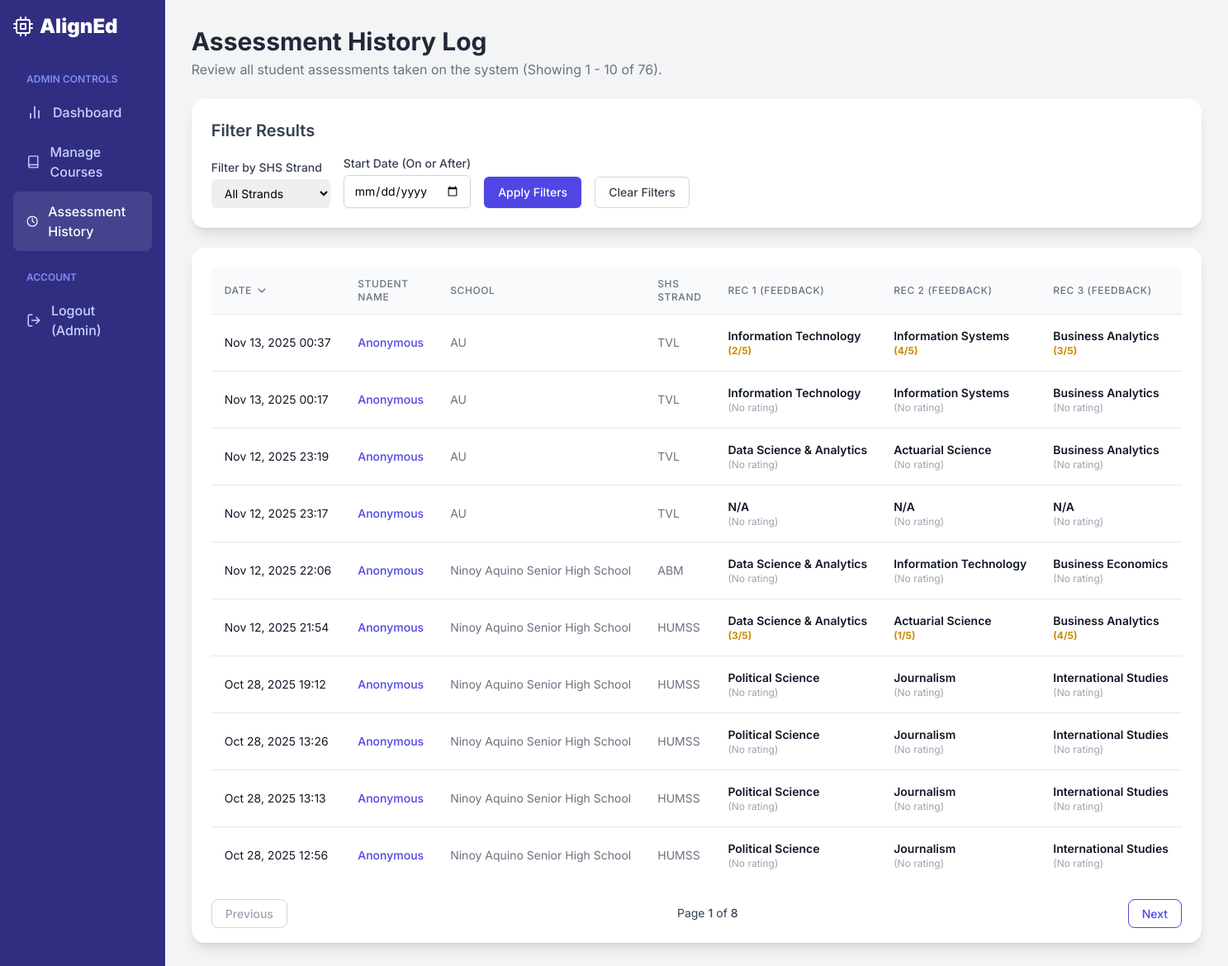
Screenshot of /admin-dashboard/history/ (signed in) with the database file from the repository.
### recommender/models.py (models this page shows, shortened)
class Assessment(models.Model):
    user = models.ForeignKey(User, on_delete=models.CASCADE, null=True, blank=True, related_name='assessments')
    display_name = models.CharField(max_length=100, blank=True, null=True, verbose_name="Student Name (Snapshot)")
    school = models.CharField(max_length=200, verbose_name="School/University")
    shs_strand = models.CharField(max_length=50, verbose_name="SHS Strand")
    tvl_strand = models.CharField(max_length=50, blank=True, null=True, verbose_name="TVL Strand")
    base_persona_key = models.CharField(
        max_length=100,
        default='Computer Science',
        help_text="Internal key for the base persona, if applicable."
    )
    custom_trait_scores = models.TextField(
        blank=True,
        help_text="Raw input data from assessment."
    )
    interest_research = models.IntegerField(default=0)
    interest_arts = models.IntegerField(default=0)
    interest_policy = models.IntegerField(default=0)
    interest_design = models.IntegerField(default=0)
    interest_tech = models.IntegerField(default=0)
    interest_building = models.IntegerField(default=0)
    interest_nature = models.IntegerField(default=0)
    interest_detail = models.IntegerField(default=0)
    interest_leading = models.IntegerField(default=0)
    interest_helping = models.IntegerField(default=0)
    interest_tools = models.IntegerField(default=0)
    interest_analysis = models.IntegerField(default=0)
    interest_writing = models.IntegerField(default=0)
    interest_performing = models.IntegerField(default=0)
    interest_health_care = models.IntegerField(default=0)
    interest_finance = models.IntegerField(default=0)
    interest_sales = models.IntegerField(default=0)
    interest_education = models.IntegerField(default=0)
    interest_management = models.IntegerField(default=0)
    interest_marketing = models.IntegerField(default=0)
    interest_performing_arts = models.IntegerField(default=0)
    interest_counseling = models.IntegerField(default=0)
    interest_social_service = models.IntegerField(default=0)
    interest_legal = models.IntegerField(default=0)
    interest_business = models.IntegerField(default=0)
    ability_logic = models.IntegerField(default=0)
    ability_creativity = models.IntegerField(default=0)
    ability_comm = models.IntegerField(default=0)
    ability_practical = models.IntegerField(default=0)
    ability_teamwork = models.IntegerField(default=0)
    ability_spatial = models.IntegerField(default=0)
    ability_numerical = models.IntegerField(default=0)
    ability_abstract_reason = models.IntegerField(default=0)
    ability_verbal_comp = models.IntegerField(default=0)
    ability_clerical = models.IntegerField(default=0)
    ability_mech_reason = models.IntegerField(default=0)
    ability_organization = models.IntegerField(default=0)
    ability_detailcheck = models.IntegerField(default=0)
    ability_comprehension = models.IntegerField(default=0)
    ability_problem_solve = models.IntegerField(default=0)
    dmgt_resilience = models.IntegerField(default=0)
    dmgt_persistence = models.IntegerField(default=0)
    dmgt_self_manage = models.IntegerField(default=0)
    dmgt_patience = models.IntegerField(default=0)
    dmgt_flexibility = models.IntegerField(default=0)
    dmgt_integrity = models.IntegerField(default=0)
    dmgt_stress_manage = models.IntegerField(default=0)
    dmgt_initiative = models.IntegerField(default=0)
    ability_comm_written = models.IntegerField(default=0)
    ability_negotiation = models.IntegerField(default=0)
    recommended_course_1 = models.CharField(max_length=200, blank=True)
    recommended_course_2 = models.CharField(max_length=200, blank=True)
    recommended_course_3 = models.CharField(max_length=200, blank=True)
    feedback_rating_1 = models.IntegerField(null=True, blank=True)
    feedback_rating_2 = models.IntegerField(null=True, blank=True)
    feedback_rating_3 = models.IntegerField(null=True, blank=True)
    feedback_submitted = models.BooleanField(default=False)
    timestamp = models.DateTimeField(auto_now_add=True)
    last_completed_step = models.IntegerField(default=0)

### recommender/views.py (the view)
# urls.py: path('admin-dashboard/history/', views.assessment_history_view, name='assessment_history'),
@user_passes_test(is_superuser)
def assessment_history_view(request):
    assessments_list = Assessment.objects.all()
    sort_by = request.GET.get('sort', '-timestamp')
    page_number = request.GET.get('page', 1)
    valid_sorts = ['-timestamp', 'timestamp', 'shs_strand', '-shs_strand']
    if sort_by not in valid_sorts:
        sort_by = '-timestamp'
    selected_strand = request.GET.get('strand')
    if selected_strand and selected_strand != 'all':
        assessments_list = assessments_list.filter(shs_strand=selected_strand)
    date_filter = request.GET.get('date_filter')
    if date_filter:
        try:
            filter_date = datetime.strptime(date_filter, '%Y-%m-%d').date()
            assessments_list = assessments_list.filter(timestamp__gte=filter_date)
        except ValueError:
            pass
    assessments_list = assessments_list.order_by(sort_by)
    paginator = Paginator(assessments_list, 10)
    try:
        assessments = paginator.page(page_number)
    except PageNotAnInteger:
        assessments = paginator.page(1)
    except EmptyPage:
        assessments = paginator.page(paginator.num_pages)
    all_strands = Assessment.objects.values_list('shs_strand', flat=True).distinct()
    context = {
        'active_page': 'assessment_history',
        'assessments': assessments,
        'current_sort': sort_by,
        'all_strands': sorted(list(all_strands)),
        'selected_strand': selected_strand,
        'date_filter_value': date_filter,
    }
    return render(request, 'recommender/admin_assessment_history.html', context)

### recommender/templates/recommender/admin_assessment_history.html (shortened to what this page needs)
{% extends 'recommender/base.html' %}
{% block content %}
<header class="mb-6">
    <h1 class="text-3xl font-bold text-gray-800">Assessment History Log</h1>
    <p class="text-gray-500 mt-1">Review all student assessments taken on the system (Showing {{ assessments.start_index }} - {{ assessments.end_index }} of {{ assessments.paginator.count }}).</p>
</header>
<div class="bg-white rounded-2xl shadow-lg p-6 mb-6">
    <h2 class="text-xl font-semibold text-gray-700 mb-4">Filter Results</h2>
    <form method="GET" class="flex flex-wrap items-end gap-4">
        <div>
            <label for="strand-filter" class="block text-sm font-medium text-gray-700">Filter by SHS Strand</label>
            <select id="strand-filter" name="strand" class="mt-1 block w-full pl-3 pr-10 py-2 text-base border-gray-300 focus:outline-none focus:ring-indigo-500 focus:border-indigo-500 sm:text-sm rounded-md">
                <option value="all" {% if not selected_strand or selected_strand == 'all' %}selected{% endif %}>All Strands</option>
            </select>
        </div>
        <div>
            <label for="date-filter" class="block text-sm font-medium text-gray-700">Start Date (On or After)</label>
            <input type="date" id="date-filter" name="date_filter" value="{{ date_filter_value|default:'' }}" class="mt-1 block w-full py-2 px-3 border border-gray-300 rounded-md shadow-sm focus:outline-none focus:ring-indigo-500 focus:border-indigo-500 sm:text-sm">
        </div>
        <button type="submit" class="inline-flex items-center px-4 py-2 border border-transparent text-sm font-medium rounded-md shadow-sm text-white bg-indigo-600 hover:bg-indigo-700 focus:outline-none focus:ring-2 focus:ring-offset-2 focus:ring-indigo-500">
            Apply Filters
        </button>
        <a href="{% url 'assessment_history' %}?sort=-timestamp" class="inline-flex items-center px-4 py-2 text-sm font-medium text-gray-700 border border-gray-300 rounded-md hover:bg-gray-50">
            Clear Filters
        </a>
    </form>
</div>
<div class="bg-white rounded-2xl shadow-lg p-6">
    {% if assessments.paginator.count > 0 %}
    <div class="overflow-x-auto">
        <table class="min-w-full divide-y divide-gray-200">
            <thead class="bg-gray-50">
                <tr>
                    <th class="px-4 py-3 text-left text-xs font-medium text-gray-500 uppercase tracking-wider">
                        {% with date_sort_param=current_sort %}
                            {% if date_sort_param == '-timestamp' %}
                                <a href="?sort=timestamp&strand={{ selected_strand|default:'all' }}&date_filter={{ date_filter_value|default:'' }}" class="flex items-center hover:text-gray-900">Date <i data-feather="chevron-down" class="w-4 h-4 ml-1"></i></a>
                            {% elif date_sort_param == 'timestamp' %}
                                <a href="?sort=-timestamp&strand={{ selected_strand|default:'all' }}&date_filter={{ date_filter_value|default:'' }}" class="flex items-center hover:text-gray-900">Date <i data-feather="chevron-up" class="w-4 h-4 ml-1"></i></a>
                            {% else %}
                                <a href="?sort=-timestamp&strand={{ selected_strand|default:'all' }}&date_filter={{ date_filter_value|default:'' }}" class="flex items-center hover:text-gray-900">Date</a>
                            {% endif %}
                        {% endwith %}
                    </th>
                    <th class="px-4 py-3 text-left text-xs font-medium text-gray-500 uppercase tracking-wider">Student Name</th>
                    <th class="px-4 py-3 text-left text-xs font-medium text-gray-500 uppercase tracking-wider">School</th>
                    <th class="px-4 py-3 text-left text-xs font-medium text-gray-500 uppercase tracking-wider">
                        {% with strand_sort_param=current_sort %}
                            {% if strand_sort_param == 'shs_strand' %}
                                <a href="?sort=-shs_strand&strand={{ selected_strand|default:'all' }}&date_filter={{ date_filter_value|default:'' }}" class="flex items-center hover:text-gray-900">SHS Strand <i data-feather="chevron-up" class="w-4 h-4 ml-1"></i></a>
                            {% elif strand_sort_param == '-shs_strand' %}
                                <a href="?sort=shs_strand&strand={{ selected_strand|default:'all' }}&date_filter={{ date_filter_value|default:'' }}" class="flex items-center hover:text-gray-900">SHS Strand <i data-feather="chevron-down" class="w-4 h-4 ml-1"></i></a>
                            {% else %}
                                <a href="?sort=shs_strand&strand={{ selected_strand|default:'all' }}&date_filter={{ date_filter_value|default:'' }}" class="flex items-center hover:text-gray-900">SHS Strand</a>
                            {% endif %}
                        {% endwith %}
                    </th>
                    <th class="px-4 py-3 text-left text-xs font-medium text-gray-500 uppercase tracking-wider">Rec 1 (Feedback)</th>
                    <th class="px-4 py-3 text-left text-xs font-medium text-gray-500 uppercase tracking-wider">Rec 2 (Feedback)</th>
                    <th class="px-4 py-3 text-left text-xs font-medium text-gray-500 uppercase tracking-wider">Rec 3 (Feedback)</th>
                </tr>
            </thead>
            <tbody class="bg-white divide-y divide-gray-200">
                {% for assessment in assessments %}
                <tr class="hover:bg-gray-50">
                    <td class="px-4 py-4 whitespace-nowrap text-sm text-gray-900">
                        {{ assessment.timestamp|date:"M d, Y H:i" }}
                    </td>
                    <td class="px-4 py-4 whitespace-nowrap text-sm font-medium text-indigo-600">
                        {{ assessment.name|default:"Anonymous" }}
                    </td>
                    <td class="px-4 py-4 whitespace-nowrap text-sm text-gray-500">
                        {{ assessment.school }}
                    </td>
                    <td class="px-4 py-4 whitespace-nowrap text-sm text-gray-500">
                        {{ assessment.shs_strand }}{% if assessment.tvl_strand and assessment.shs_strand == 'TVL' %} ({{ assessment.tvl_strand }}){% endif %}
                    </td>
                    <td class="px-4 py-4 whitespace-nowrap text-sm text-gray-900">
                        <span class="font-semibold">{{ assessment.recommended_course_1|default:"N/A" }}</span>
                        {% if assessment.feedback_rating_1 %}
                            <span class="text-xs font-bold text-yellow-600 block">({{ assessment.feedback_rating_1 }}/5)</span>
                        {% else %}
                            <span class="text-xs text-gray-400 block">(No rating)</span>
                        {% endif %}
                    </td>
                    <td class="px-4 py-4 whitespace-nowrap text-sm text-gray-900">
                        <span class="font-semibold">{{ assessment.recommended_course_2|default:"N/A" }}</span>
                        {% if assessment.feedback_rating_2 %}
                            <span class="text-xs font-bold text-yellow-600 block">({{ assessment.feedback_rating_2 }}/5)</span>
                        {% else %}
                            <span class="text-xs text-gray-400 block">(No rating)</span>
                        {% endif %}
                    </td>
                    <td class="px-4 py-4 whitespace-nowrap text-sm text-gray-900">
                        <span class="font-semibold">{{ assessment.recommended_course_3|default:"N/A" }}</span>
                        {% if assessment.feedback_rating_3 %}
                            <span class="text-xs font-bold text-yellow-600 block">({{ assessment.feedback_rating_3 }}/5)</span>
                        {% else %}
                            <span class="text-xs text-gray-400 block">(No rating)</span>
                        {% endif %}
                    </td>
                </tr>
                {% endfor %}
            </tbody>
        </table>
    </div>
    {% if assessments.has_other_pages %}
    <div class="mt-6 flex justify-between items-center">
        <div>
            {% if assessments.has_previous %}
                <a href="?page={{ assessments.previous_page_number }}&sort={{ current_sort }}&strand={{ selected_strand|default:'all' }}&date_filter={{ date_filter_value|default:'' }}" class="px-4 py-2 text-sm font-medium rounded-lg text-indigo-600 border border-indigo-600 hover:bg-indigo-50 transition-colors">
                    Previous
                </a>
            {% else %}
                <span class="px-4 py-2 text-sm font-medium rounded-lg text-gray-400 border border-gray-300">Previous</span>
            {% endif %}
        </div>
        <span class="text-sm text-gray-700">
            Page <span class="font-medium">{{ assessments.number }}</span> of <span class="font-medium">{{ assessments.paginator.num_pages }}</span>
        </span>
        <div>
            {% if assessments.has_next %}
                <a href="?page={{ assessments.next_page_number }}&sort={{ current_sort }}&strand={{ selected_strand|default:'all' }}&date_filter={{ date_filter_value|default:'' }}" class="px-4 py-2 text-sm font-medium rounded-lg text-indigo-600 border border-indigo-600 hover:bg-indigo-50 transition-colors">
                    Next
                </a>
            {% else %}
                <span class="px-4 py-2 text-sm font-medium rounded-lg text-gray-400 border border-gray-300">Next</span>
            {% endif %}
        </div>
    </div>
    {% endif %}
    {% else %}
    <div class="text-center py-10 text-gray-500">
        <i data-feather="clock" class="w-10 h-10 mx-auto mb-3"></i>
        <p>No assessment records have been found yet.</p>
    </div>
    {% endif %}
</div>
{% endblock %}

### rows the page displays
Assessment: timestamp "Nov 13, 2025 00:37", name "Anonymous", school "AU", shs_strand "TVL", recommended_course_1 "Information Technology", feedback_rating_1 "2", recommended_course_2 "Information Systems", feedback_rating_2 "4", recommended_course_3 "Business Analytics", feedback_rating_3 "3"
Assessment: timestamp "Nov 13, 2025 00:17", name "Anonymous", school "AU", shs_strand "TVL", recommended_course_1 "Information Technology", shows "(No rating)", recommended_course_2 "Information Systems", recommended_course_3 "Business Analytics"
Assessment: timestamp "Nov 12, 2025 23:19", name "Anonymous", school "AU", shs_strand "TVL", recommended_course_1 "Data Science & Analytics", shows "(No rating)", recommended_course_2 "Actuarial Science", recommended_course_3 "Business Analytics"
Assessment: timestamp "Nov 12, 2025 23:17", name "Anonymous", school "AU", shs_strand "TVL", recommended_course_1 "N/A", shows "(No rating)", recommended_course_2 "N/A", recommended_course_3 "N/A"
Assessment: timestamp "Nov 12, 2025 22:06", name "Anonymous", school "Ninoy Aquino Senior High School", shs_strand "ABM", recommended_course_1 "Data Science & Analytics", shows "(No rating)", recommended_course_2 "Information Technology", recommended_course_3 "Business Economics"
Assessment: timestamp "Nov 12, 2025 21:54", name "Anonymous", school "Ninoy Aquino Senior High School", shs_strand "HUMSS", recommended_course_1 "Data Science & Analytics", feedback_rating_1 "3", recommended_course_2 "Actuarial Science", feedback_rating_2 "1", recommended_course_3 "Business Analytics", feedback_rating_3 "4"
Assessment: timestamp "Oct 28, 2025 19:12", name "Anonymous", school "Ninoy Aquino Senior High School", shs_strand "HUMSS", recommended_course_1 "Political Science", shows "(No rating)", recommended_course_2 "Journalism", recommended_course_3 "International Studies"
Assessment: timestamp "Oct 28, 2025 13:26", name "Anonymous", school "Ninoy Aquino Senior High School", shs_strand "HUMSS", recommended_course_1 "Political Science", shows "(No rating)", recommended_course_2 "Journalism", recommended_course_3 "International Studies"
Assessment: timestamp "Oct 28, 2025 13:13", name "Anonymous", school "Ninoy Aquino Senior High School", shs_strand "HUMSS", recommended_course_1 "Political Science", shows "(No rating)", recommended_course_2 "Journalism", recommended_course_3 "International Studies"
Assessment: timestamp "Oct 28, 2025 12:56", name "Anonymous", school "Ninoy Aquino Senior High School", shs_strand "HUMSS", recommended_course_1 "Political Science", shows "(No rating)", recommended_course_2 "Journalism", recommended_course_3 "International Studies"

### other values shown
{{ assessments.start_index }} "1"
{{ assessments.end_index }} "10"
{{ assessments.paginator.count }} "76"
{{ assessments.number }} "1"
{{ assessments.paginator.num_pages }} "8"
